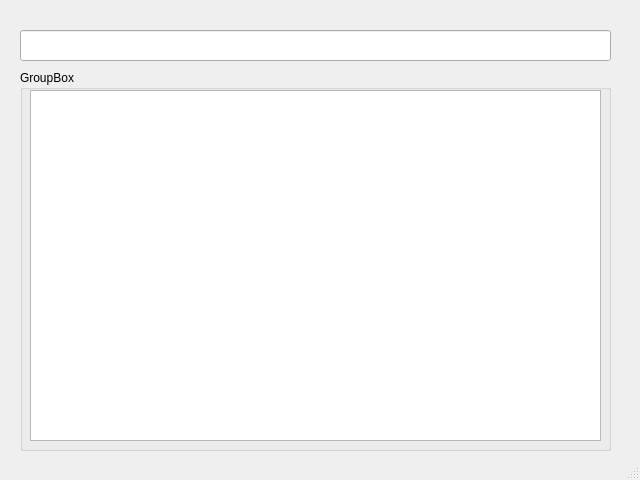
<?xml version="1.0" encoding="UTF-8"?>
<ui version="4.0">
 <class>MainWindow</class>
 <widget class="QMainWindow" name="MainWindow">
  <property name="geometry">
   <rect>
    <x>0</x>
    <y>0</y>
    <width>640</width>
    <height>480</height>
   </rect>
  </property>
  <property name="windowTitle">
   <string>MainWindow</string>
  </property>
  <widget class="QWidget" name="centralwidget">
   <widget class="QGroupBox" name="groupBox">
    <property name="geometry">
     <rect>
      <x>20</x>
      <y>70</y>
      <width>591</width>
      <height>381</height>
     </rect>
    </property>
    <property name="title">
     <string>GroupBox</string>
    </property>
    <widget class="QTextEdit" name="output_te">
     <property name="geometry">
      <rect>
       <x>10</x>
       <y>20</y>
       <width>571</width>
       <height>351</height>
      </rect>
     </property>
    </widget>
   </widget>
   <widget class="QLineEdit" name="txt_id">
    <property name="geometry">
     <rect>
      <x>20</x>
      <y>30</y>
      <width>591</width>
      <height>31</height>
     </rect>
    </property>
   </widget>
  </widget>
  <widget class="QStatusBar" name="statusbar"/>
 </widget>
 <resources/>
 <connections/>
</ui>
